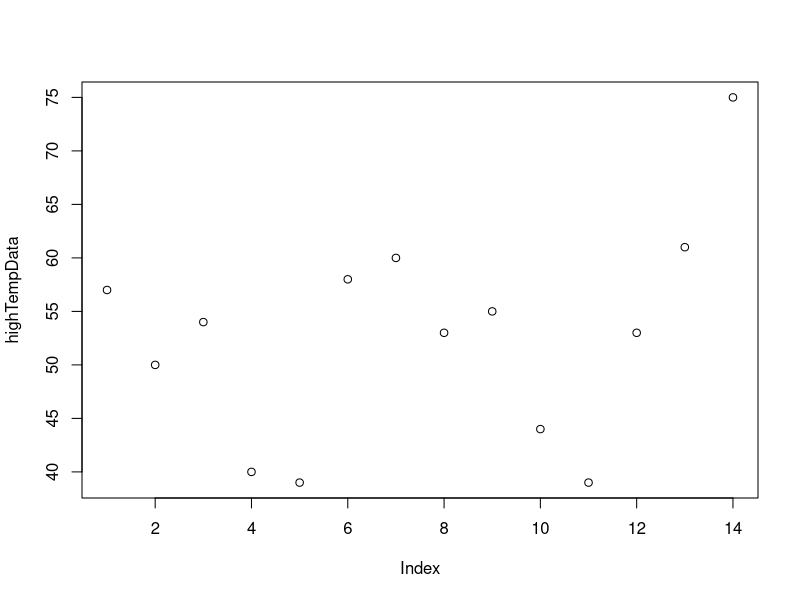
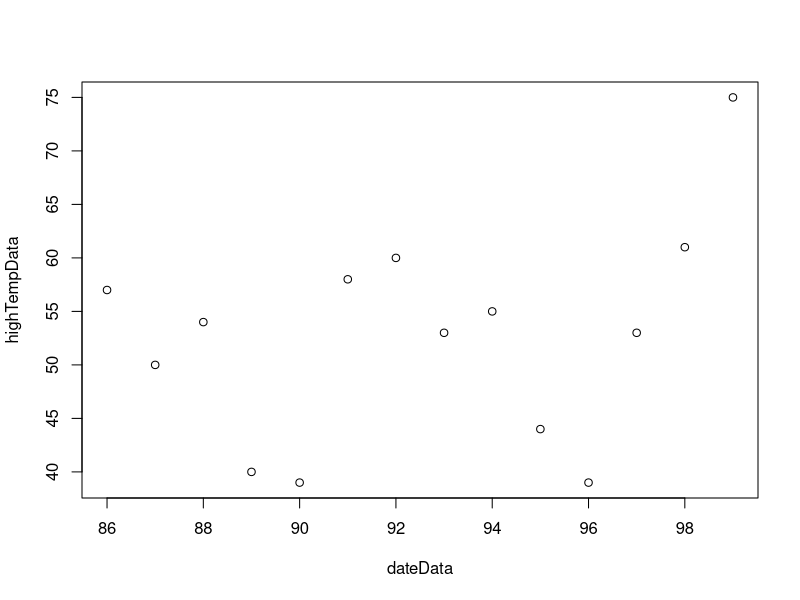
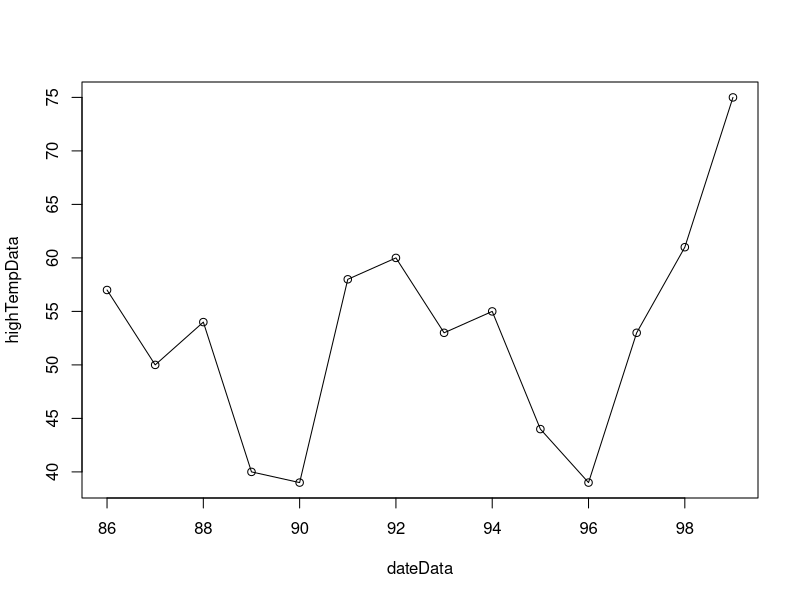
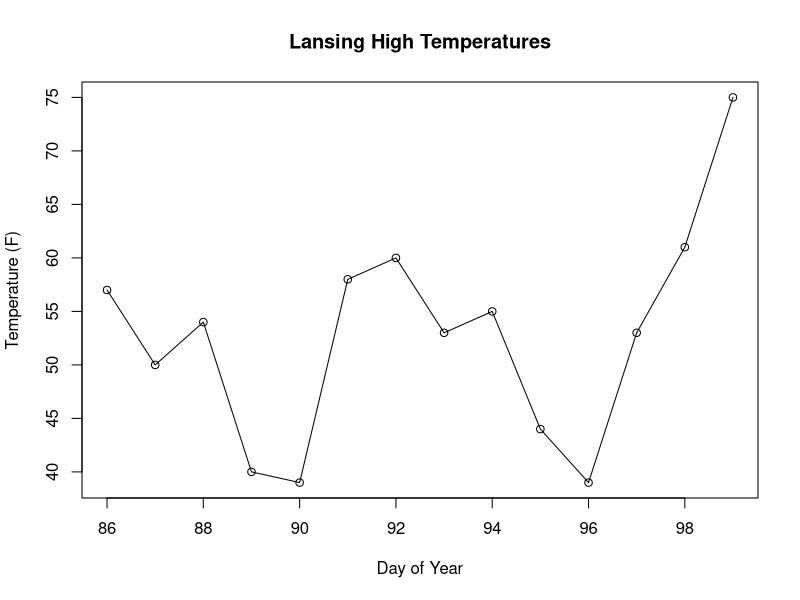
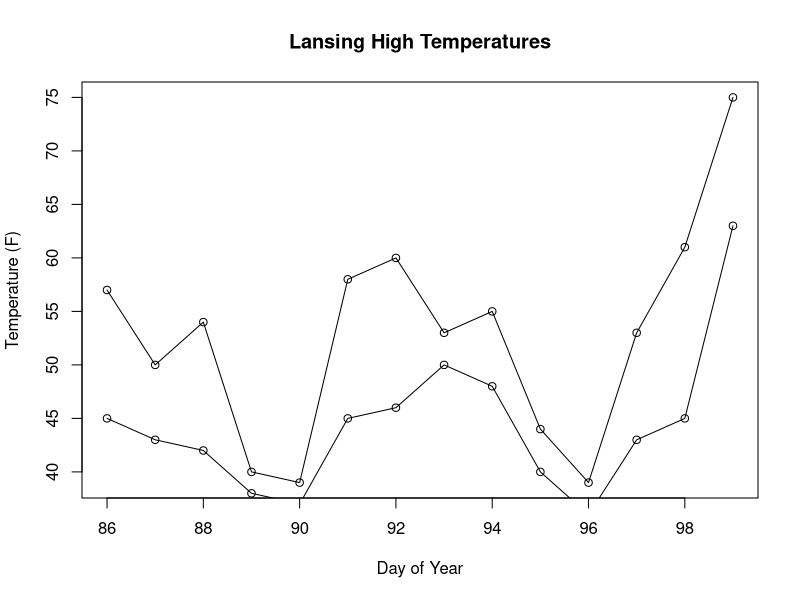
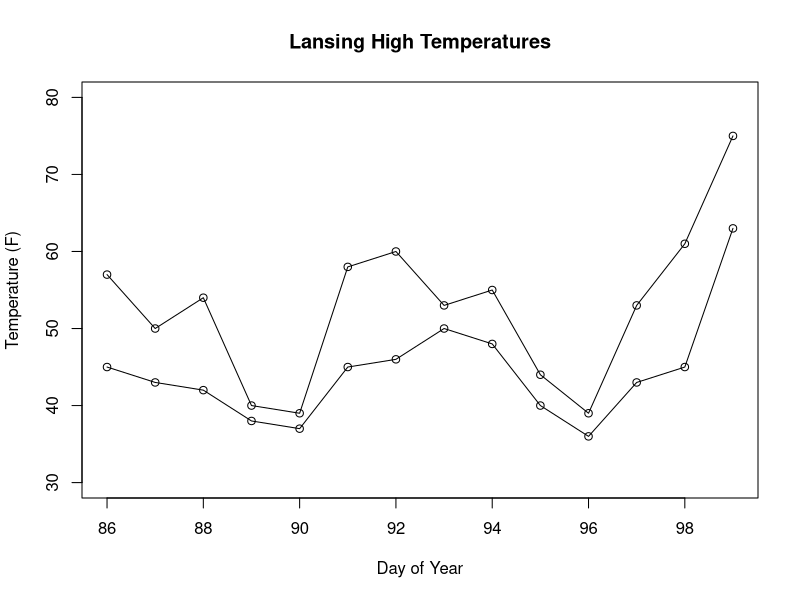
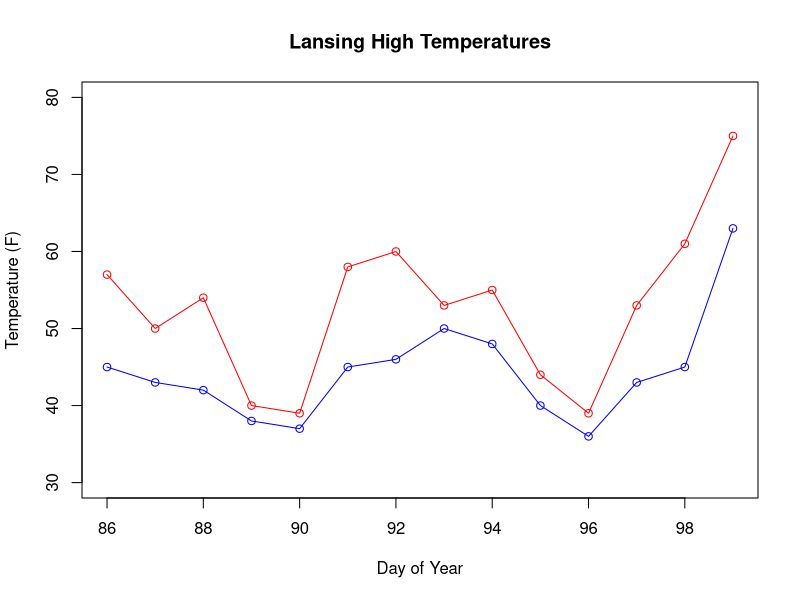
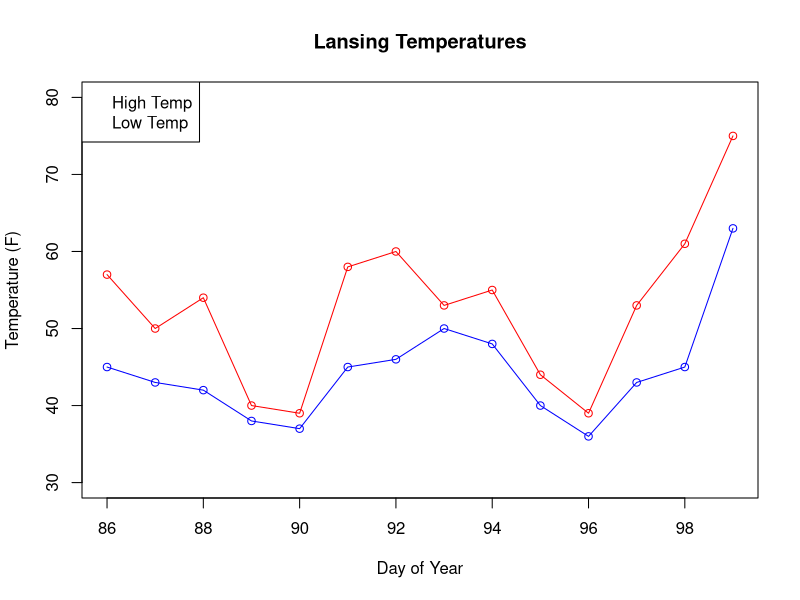

Recreate these plots in R, in order.
# Lesson 2-7: Plots I

{
  
  # 4.0 - Your First Plot
  
  rm(list=ls());
  options(show.error.locations = TRUE);
  
  weatherData <- read.csv("_data/LansingWeather3.csv");
  highTempData <- weatherData$highTemp
  
  plot(highTempData);
  
  # 4.1 - Plot X and Y variables
  
  dateData <- weatherData$dayOfYear
  
  plot(formula = highTempData ~ dateData); # plot (y ~ x) 
  # OR -> plot(x = dateData, y = highTempData);
  
  # 4.2 - Plotting Lines
  
  plot(highTempData ~ dateData, type = "o")
  
  # 4.3 - Graph labels and title
  
  plot(highTempData ~ dateData, type = "o",
       main = "Lansing High Temperatures",
       xlab = "Day of Year",
       ylab = "Temperature (F)");
  
  # 5.0 - Adding a second plot
  
  lowTempData <- weatherData$lowTemp
  
  plot(highTempData ~ dateData, type = "o",
       main = "Lansing High Temperatures",
       xlab = "Day of Year",
       ylab = "Temperature (F)");
  
  points(lowTempData ~ dateData, type = "o");
  
  # 5.1 - Changing the limits of the axes
  
  plot(highTempData ~ dateData, type = "o",
       ylim = c(30, 80),
       main = "Lansing High Temperatures",
       xlab = "Day of Year",
       ylab = "Temperature (F)");
  
  points(lowTempData ~ dateData, type = "o");
  
  # 5.2 - Changing the color of the plots
  
  plot(highTempData ~ dateData, type = "o", col = "red",
       ylim = c(30, 80),
       main = "Lansing High Temperatures",
       xlab = "Day of Year",
       ylab = "Temperature (F)");
  
  points(lowTempData ~ dateData, type = "o", col = "blue");
  
  # 6.0 - Adding a legend
  
  plot(highTempData ~ dateData, type = "o", col = "red",
       ylim = c(30, 80),
       main = "Lansing Temperatures",
       xlab = "Day of Year",
       ylab = "Temperature (F)");
  
  points(lowTempData ~ dateData, type = "o", col = "blue");
  
  legend(x = "topleft", # position
         legend = c("High Temp", "Low Temp")); # labels
  
  # OR
  
  plot(highTempData~dateData, type = "o", col="red",
       ylim=c(30,80),
       main="Lansing temperatures", 
       xlab="Day Of Year",
       ylab="temperature (F)");
  
  points(lowTempData~dateData, type="o", col="blue");
  
  legend(x="topleft",                   # position
         legend=c("High Temp", "Low Temp"), # labels
         lty=c(1,1),                    # line type
         pch=c(1,1),                    # point type
         col=c("red","blue"));          # colors
  
}
